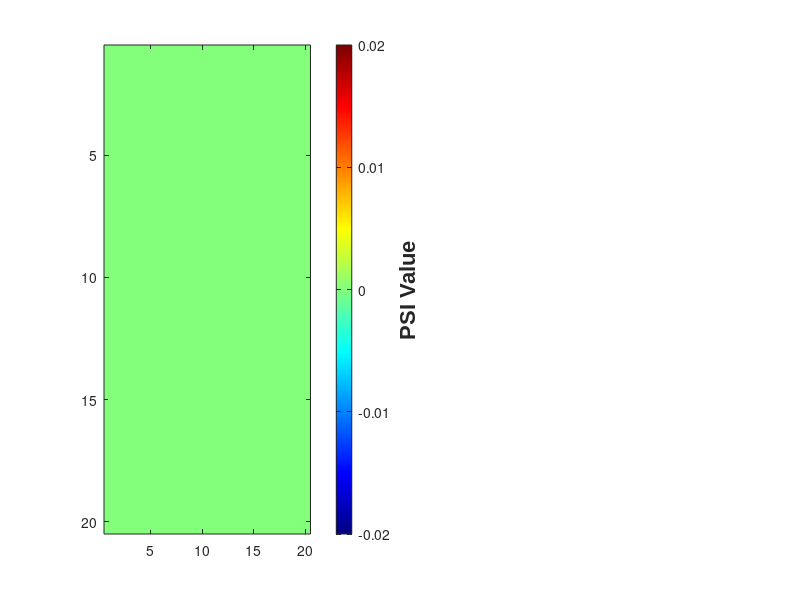

MATLAB code for this plot: (Note: this script raises an error after producing the figure.)
%% Step 3: Organize PSI values by channel pair. 

Condition         = 'OnlyPrior';                                                 % Options: 'OnlyPrior' or 'OnlyPretone' or 'Both'
Frequency_Band    = 'theta';
SNR               = [-11/6, -5/3, 5/3, 11/6, -1.5000, -1.2500, 1.2500, 1.5000];  % Options: any combination of  -11/6, -5/3, -1.5000, -1.2500, 0, 1.2500, 1.5000, 5/3, 11/6; 
animals    = {'MrCassius'};                     % Options: 'MrCassius' and/or 'MrM'
rootdir    = 'C:\Users\Corey Roach\Documents\00_DATA\2025_09_09_PSI_Epoch_Analysis';                                 
sessions   = dir(fullfile(rootdir, '19*'));

% Define the PFC and AC channel labels and generate temporary grids

channels               = arrayfun(@(x) sprintf('ch%02d', x), 3:22, 'UniformOutput', false);
preCueOnset_PSI_grid   = cell(20, 20); 
testToneOnset_PSI_grid = cell(20, 20);

%% Loop through all sessions and sort PSI values by channel-pair 

for i = 1:length(sessions)

    RecDate = sessions(i).name;

    for j = 1:length(animals)
        Animal = animals{j};
        session_path = fullfile(rootdir, RecDate, Animal);

        if exist(session_path, 'dir') % Check if the directory exists
            preCue_file   = dir(fullfile(session_path, ['*', 'preCueOnset_' Frequency_Band '*PSI_data.mat']));
            testTone_file = dir(fullfile(session_path, ['*', 'testToneOnset_' Frequency_Band '*PSI_data.mat']));

            if ~isempty(preCue_file)
                fprintf('Processing session %s:\n', RecDate);
            else
                continue;
            end

      for k = 1:length(preCue_file)

        preCue_filename   = preCue_file(k).name;
        testTone_filename = testTone_file(k).name;

        temp_preCue_dir   = fullfile(session_path, preCue_filename);
        temp_testTone_dir = fullfile(session_path, testTone_filename);

        % Load the .mat file safely
         load(temp_preCue_dir,'PSI_preCueOnset' );
         load(temp_testTone_dir,'PSI_testToneOnset');

        preCue_Matrix     = PSI_preCueOnset.psispctrm; 
        preCue_labels     = PSI_preCueOnset.labelcmb;         
        testTone_Matrix   = PSI_testToneOnset.psispctrm; 
        testTone_labels   = PSI_testToneOnset.labelcmb;       

      end    

           % Populate preCueOnset_PSI_grid with data 

           for rowIdx_1 = 1:size(preCue_Matrix, 1)

            % Extract channel pair from label
            pfcLabel = preCue_labels{rowIdx_1, 1};  % First column: PFC label (e.g., 'D1_PFC_ch05')
            acLabel  = preCue_labels{rowIdx_1, 2};  % Second column: AC label (e.g., 'D3_AC_ch04')

            % Remove the 'D' component and isolate the channel labels
            pfcChannel = regexp(pfcLabel, 'PFC_ch\d+', 'match', 'once');  % Extract PFC channel
            acChannel  = regexp(acLabel, 'AC_ch\d+', 'match', 'once');    % Extract AC channel

            % Find indices in the grid
            pfcIdx = find(strcmp(channels, strrep(pfcChannel, 'PFC_', '')));
            acIdx  = find(strcmp(channels,  strrep(acChannel, 'AC_', '')));

                % Assign the data row to the grid position
                if ~isempty(pfcIdx) && ~isempty(acIdx)
                    if isempty(preCueOnset_PSI_grid{pfcIdx, acIdx})
                    % Initialize the cell with the first row of data
                    preCueOnset_PSI_grid{pfcIdx, acIdx} = preCue_Matrix(rowIdx_1, :);
                    else
                    % Append the new row of data to the existing data
                    preCueOnset_PSI_grid{pfcIdx, acIdx} = [preCueOnset_PSI_grid{pfcIdx, acIdx}; preCue_Matrix(rowIdx_1, :)];
                    end

                end
           end

           % Populate testToneOnset_PSI_grid with data 

           for rowIdx_2 = 1:size(testTone_Matrix, 1)

            % Extract channel pair from label
            pfcLabel = testTone_labels{rowIdx_2, 1};  % First column: PFC label (e.g., 'D1_PFC_ch05')
            acLabel  = testTone_labels{rowIdx_2, 2};  % Second column: AC label (e.g., 'D3_AC_ch04')

            % Remove the 'D' component and isolate the channel labels
            pfcChannel = regexp(pfcLabel, 'PFC_ch\d+', 'match', 'once'); % Extract PFC channel
            acChannel  = regexp(acLabel, 'AC_ch\d+', 'match', 'once');    % Extract AC channel

            % Find indices in the grid
            pfcIdx = find(strcmp(channels, strrep(pfcChannel, 'PFC_', '')));
            acIdx  = find(strcmp(channels, strrep(acChannel, 'AC_', '')));

                % Assign the data row to the grid position
                if ~isempty(pfcIdx) && ~isempty(acIdx)
                    if isempty(testToneOnset_PSI_grid{pfcIdx, acIdx})
                    % Initialize the cell with the first row of data
                    testToneOnset_PSI_grid{pfcIdx, acIdx} = testTone_Matrix(rowIdx_2, :);
                    else
                    % Append the new row of data to the existing data
                    testToneOnset_PSI_grid{pfcIdx, acIdx} = [testToneOnset_PSI_grid{pfcIdx, acIdx}; testTone_Matrix(rowIdx_2, :)];
                    end                 
                end
           end

         end
     end
end

%% Average selected bands to output a single PSI value per channel pair (preCueOnset)


if strcmp(Frequency_Band,'theta') == 1
% Define the range of columns to average
columnRange = 5:8;

% Initialize a new grid to store the averaged values
preCue_averagedGrid = nan(20, 20); % Use NaN to handle empty grid positions

% Loop through each position in the grid
for pfcIdx = 1:20
    for acIdx = 1:20
        % Check if the grid position contains data
        if ~isempty(preCueOnset_PSI_grid{pfcIdx, acIdx})
            % Extract the data matrix for the current position
            dataposition = preCueOnset_PSI_grid{pfcIdx, acIdx};

            % Compute the average of the selected columns
            columnAverage = mean(dataposition(:, columnRange), 'all', 'omitnan');

            % Store the average in the new grid
            preCue_averagedGrid(pfcIdx, acIdx) = columnAverage;
        end
    end
end
end

if strcmp(Frequency_Band,'alpha') == 1
% Define the range of columns to average
columnRange = 9:14;

% Initialize a new grid to store the averaged values
preCue_averagedGrid = nan(20, 20); % Use NaN to handle empty grid positions

% Loop through each position in the grid
for pfcIdx = 1:20
    for acIdx = 1:20
        % Check if the grid position contains data
        if ~isempty(preCueOnset_PSI_grid{pfcIdx, acIdx})
            % Extract the data matrix for the current position
            dataposition = preCueOnset_PSI_grid{pfcIdx, acIdx};

            % Compute the average of the selected columns
            columnAverage = mean(dataposition(:, columnRange), 'all', 'omitnan');

            % Store the average in the new grid
            preCue_averagedGrid(pfcIdx, acIdx) = columnAverage;
        end
    end
end
end

if strcmp(Frequency_Band,'beta') == 1
% Define the range of columns to average
columnRange = 15:30;

% Initialize a new grid to store the averaged values
preCue_averagedGrid = nan(20, 20); % Use NaN to handle empty grid positions

% Loop through each position in the grid
for pfcIdx = 1:20
    for acIdx = 1:20
        % Check if the grid position contains data
        if ~isempty(preCueOnset_PSI_grid{pfcIdx, acIdx})
            % Extract the data matrix for the current position
            dataposition = preCueOnset_PSI_grid{pfcIdx, acIdx};

            % Compute the average of the selected columns
            columnAverage = mean(dataposition(:, columnRange), 'all', 'omitnan');

            % Store the average in the new grid
            preCue_averagedGrid(pfcIdx, acIdx) = columnAverage;
        end
    end
end
end


%% Average selected bands to output a single PSI value per channel pair (testToneOnset)

if strcmp(Frequency_Band,'theta') == 1
% Define the range of columns to average
columnRange = 5:8;

% Initialize a new grid to store the averaged values
testTone_averagedGrid = nan(20, 20); % Use NaN to handle empty grid positions

% Loop through each position in the grid
for pfcIdx = 1:20
    for acIdx = 1:20
        % Check if the grid position contains data
        if ~isempty(testToneOnset_PSI_grid{pfcIdx, acIdx})
            % Extract the data matrix for the current position
            dataposition = testToneOnset_PSI_grid{pfcIdx, acIdx};

            % Compute the average of the selected columns
            columnAverage = mean(dataposition(:, columnRange), 'all', 'omitnan');

            % Store the average in the new grid
            testTone_averagedGrid(pfcIdx, acIdx) = columnAverage;
        end
    end
end
end

if strcmp(Frequency_Band,'alpha') == 1
% Define the range of columns to average
columnRange = 9:14;

% Initialize a new grid to store the averaged values
testTone_averagedGrid = nan(20, 20); % Use NaN to handle empty grid positions

% Loop through each position in the grid
for pfcIdx = 1:20
    for acIdx = 1:20
        % Check if the grid position contains data
        if ~isempty(testToneOnset_PSI_grid{pfcIdx, acIdx})
            % Extract the data matrix for the current position
            dataposition = testToneOnset_PSI_grid{pfcIdx, acIdx};

            % Compute the average of the selected columns
            columnAverage = mean(dataposition(:, columnRange), 'all', 'omitnan');

            % Store the average in the new grid
            testTone_averagedGrid(pfcIdx, acIdx) = columnAverage;
        end
    end
end
end

if strcmp(Frequency_Band,'beta') == 1
% Define the range of columns to average
columnRange = 15:30;

% Initialize a new grid to store the averaged values
testTone_averagedGrid = nan(20, 20); % Use NaN to handle empty grid positions

% Loop through each position in the grid
for pfcIdx = 1:20
    for acIdx = 1:20
        % Check if the grid position contains data
        if ~isempty(testToneOnset_PSI_grid{pfcIdx, acIdx})
            % Extract the data matrix for the current position
            dataposition = testToneOnset_PSI_grid{pfcIdx, acIdx};

            % Compute the average of the selected columns
            columnAverage = mean(dataposition(:, columnRange), 'all', 'omitnan');

            % Store the average in the new grid
            testTone_averagedGrid(pfcIdx, acIdx) = columnAverage;
        end
    end
end
end

%% Plot average PSI 

% Replace NaNs with zero
preCue_averagedGrid(isnan(preCue_averagedGrid)) = 0;
testTone_averagedGrid(isnan(testTone_averagedGrid)) = 0;

% Determine the global color range
globalMin = -0.02;
globalMax = 0.02;

% Clamp values to the global color range
averagedGrid_1_clamped = max(globalMin, min(globalMax, preCue_averagedGrid));
averagedGrid_2_clamped = max(globalMin, min(globalMax, testTone_averagedGrid));

% Plot the first heatmap
figure(1);
subplot(1, 2, 1);
imagesc(averagedGrid_1_clamped);
colormap(jet(256)); % 256 instead of default 64
caxis([globalMin, globalMax]);

% Colorbar formatting
cb1 = colorbar;
ylabel(cb1, 'PSI Value', 'FontSize', 16, 'FontName', 'Arial', 'FontWeight', 'bold');
cb1.Label.Rotation = 270;

% Axes labels
xlabel('AC Channels', 'FontSize', 16, 'FontName', 'Arial', 'FontWeight', 'bold');
ylabel('PFC Channels', 'FontSize', 16, 'FontName', 'Arial', 'FontWeight', 'bold');

% Tick marks and labels (simplified 1:20)
xticks(1:20);
yticks(1:20);
xticklabels(1:20);
yticklabels(1:20);

% Set font for axes ticks
set(gca, 'FontName', 'Arial', 'FontSize', 16, 'FontWeight', 'bold');

axis square;

% Plot the second heatmap
subplot(1, 2, 2);
imagesc(averagedGrid_2_clamped);
colormap(jet(256));
caxis([globalMin, globalMax]);

% Colorbar formatting
cb2 = colorbar;
ylabel(cb2, 'PSI Value', 'FontSize', 16, 'FontName', 'Arial', 'FontWeight', 'bold');
cb2.Label.Rotation = 270;

% Axes labels
xlabel('AC Channels', 'FontSize', 16, 'FontName', 'Arial', 'FontWeight', 'bold');
ylabel('PFC Channels', 'FontSize', 16, 'FontName', 'Arial', 'FontWeight', 'bold');

% Tick marks and labels (simplified 1:20)
xticks(1:20);
yticks(1:20);
xticklabels(1:20);
yticklabels(1:20);

% Set font for axes ticks
set(gca, 'FontName', 'Arial', 'FontSize', 16, 'FontWeight', 'bold');

axis square;


%% Statistics


% Initialize an empty array to store all trials
preCue_all_trials = [];

% Iterate through each cell in preCueOnset_PSI_grid
for i = 1:numel(preCueOnset_PSI_grid)
    % Concatenate the trials from the current cell
    preCue_all_trials = [preCue_all_trials; preCueOnset_PSI_grid{i}];
end

% Initialize an empty array to store all trials
testTone_all_trials = [];

% Iterate through each cell in testToneOnset_PSI_grid
for b = 1:numel(testToneOnset_PSI_grid)
    % Concatenate the trials from the current cell
    testTone_all_trials = [testTone_all_trials; testToneOnset_PSI_grid{i}];
end



%% Band-wise collect all values for each channel pair, and collapse into column

if strcmp(Frequency_Band,'theta') == 1

% Extract columns 5 to 8 and reshape into a single column
preCue_theta = preCue_all_trials(:, 5:8);
preCue_theta = preCue_theta(:);

testTone_theta = testTone_all_trials(:, 5:8);
testTone_theta = testTone_theta(:);

preCue_PFC_2_AC = preCue_theta(preCue_theta > 0);
preCue_AC_2_PFC = preCue_theta(preCue_theta < 0);

testTone_PFC_2_AC = testTone_theta(testTone_theta > 0);
testTone_AC_2_PFC = testTone_theta(testTone_theta < 0);

end

%% plotting histogram 

%[~, bins] = hist([preCue_PFC_2_AC; abs(preCue_AC_2_PFC); testTone_PFC_2_AC; abs(testTone_AC_2_PFC)], 100);
load('C:\Users\Corey Roach\Documents\00_DATA\bins.mat')

% Compute histograms for each dataset
posCounts_1 = hist(preCue_PFC_2_AC, bins);
negCounts_1 = hist(abs(preCue_AC_2_PFC), bins);
posCounts_2 = hist(testTone_PFC_2_AC, bins);
negCounts_2 = hist(abs(testTone_AC_2_PFC), bins);

% Normalize counts to percentages
posCounts_1 = posCounts_1 / sum(posCounts_1) * 100;
negCounts_1 = negCounts_1 / sum(negCounts_1) * 100;
posCounts_2 = posCounts_2 / sum(posCounts_2) * 100;
negCounts_2 = negCounts_2 / sum(negCounts_2) * 100;

% Plot histograms

figure(2);

hold on;
% Condition 1: Red (Positive) & Soft Red (Negative)
bar(bins,   posCounts_1,   'FaceColor', [1, 0.6, 0.6], 'FaceAlpha', 0.5,'EdgeColor', 'k', 'BarWidth', 1);  % Soft Red with black edges;                    % Red with black edges
bar(-bins,  -negCounts_1,  'FaceColor', [0.6, 0.6, 1], 'FaceAlpha', 0.5, 'EdgeColor', 'k', 'BarWidth', 1); % Soft Blue with black edges


% Labels and Legend
xlabel('PSI Value');
ylabel('Proportion of Sites');
% xlim([-.15 .15])
axis([-.03 .03 -100 100]) 
leg = legend({'Top-down  Direction', 'Bottom-up Direction'}, 'Location', 'SouthEast');
set(leg, 'FontSize', 12); % Reduce legend font size

% Improve aesthetics
set(gca, 'FontSize', 18, 'LineWidth', 1.5); % Keep axis font size at 18
box on;
hold off;

figure(3)

hold on 
bar(bins,   posCounts_2,   'FaceColor', [1, 0.6, 0.6], 'FaceAlpha', 0.5,'EdgeColor', 'k', 'BarWidth', 1);  % Soft Red with black edges;                    % Red with black edges
bar(-bins,  -negCounts_2,  'FaceColor', [0.6, 0.6, 1], 'FaceAlpha', 0.5, 'EdgeColor', 'k', 'BarWidth', 1); % Soft Blue with black edges

% Labels and Legend
xlabel('PSI Value', 'FontSize', 18);
ylabel('Proportion of Sites', 'FontSize', 18);
axis([-.03 .03 -100 100]) 

% Set legend and adjust its font size
leg = legend({'Top-down  Direction', 'Bottom-up Direction'}, 'Location', 'SouthEast');
set(leg, 'FontSize', 12); % Reduce legend font size

% Improve aesthetics
set(gca, 'FontSize', 18, 'LineWidth', 1.5); % Keep axis font size at 18
box on;
hold off;

% 
% %% Statistics
% 
% % Assuming preCue and testTone are both 20x20 cell arrays
% % and each cell contains a struct with numeric fields
% 
% 
% subtracted_PSI_grid = cell(size(preCueOnset_PSI_grid)); % Preallocate
% 
% for i = 1:size(preCueOnset_PSI_grid, 1)
%     for j = 1:size(preCueOnset_PSI_grid, 2)
%         subtracted_PSI_grid{i, j} = testToneOnset_PSI_grid{i, j} - preCueOnset_PSI_grid{i, j};
%     end
% end
% 
% 
% subtracted_all_trials = [];
% 
% % Iterate through each cell in preCueOnset_PSI_grid
% for i = 1:numel(preCueOnset_PSI_grid)
%     % Concatenate the trials from the current cell
%    subtracted_all_trials = [subtracted_all_trials; subtracted_PSI_grid{i}];
% end
% 
% % Extract columns 5 to 8 and reshape into a single column
% diff_theta = subtracted_all_trials(:, 5:8);
% diff_theta = diff_theta(:);
% 
% diff_PFC_2_AC = preCue_theta(preCue_theta > 0);
% diff_AC_2_PFC = preCue_theta(preCue_theta < 0);



% %% Plot average PSI 
% 
% % Replace NaNs with zero
% preCue_averagedGrid(isnan(preCue_averagedGrid)) = 0;
% testTone_averagedGrid(isnan(testTone_averagedGrid)) = 0;
% 
% % Determine the global color range
% globalMin = -0.015;
% globalMax = 0.015;
% 
% % Clamp values to the global color range
% averagedGrid_1_clamped = max(globalMin, min(globalMax, preCue_averagedGrid));
% averagedGrid_2_clamped = max(globalMin, min(globalMax, testTone_averagedGrid));
% 
% % Plot the first heatmap
% figure(1);
% subplot(1, 2, 1);
% imagesc(averagedGrid_1_clamped);
% colormap(jet(256)); % 256 instead of default 64
% caxis([globalMin, globalMax]);
% 
% % Colorbar formatting
% cb1 = colorbar;
% ylabel(cb1, 'PSI Value', 'FontSize', 16, 'FontName', 'Arial', 'FontWeight', 'bold');
% cb1.Label.Rotation = 270;
% 
% % Axes labels
% xlabel('AC Channels', 'FontSize', 16, 'FontName', 'Arial', 'FontWeight', 'bold');
% ylabel('PFC Channels', 'FontSize', 16, 'FontName', 'Arial', 'FontWeight', 'bold');
% 
% % Tick marks and labels (simplified 1:20)
% xticks(1:20);
% yticks(1:20);
% xticklabels(1:20);
% yticklabels(1:20);
% 
% % Set font for axes ticks
% set(gca, 'FontName', 'Arial', 'FontSize', 16, 'FontWeight', 'bold');
% 
% axis square;
% 
% % Plot the second heatmap
% subplot(1, 2, 2);
% imagesc(averagedGrid_2_clamped);
% colormap(jet(256));
% caxis([globalMin, globalMax]);
% 
% % Colorbar formatting
% cb2 = colorbar;
% ylabel(cb2, 'PSI Value', 'FontSize', 16, 'FontName', 'Arial', 'FontWeight', 'bold');
% cb2.Label.Rotation = 270;
% 
% % Axes labels
% xlabel('AC Channels', 'FontSize', 16, 'FontName', 'Arial', 'FontWeight', 'bold');
% ylabel('PFC Channels', 'FontSize', 16, 'FontName', 'Arial', 'FontWeight', 'bold');
% 
% % Tick marks and labels (simplified 1:20)
% xticks(1:20);
% yticks(1:20);
% xticklabels(1:20);
% yticklabels(1:20);
% 
% % Set font for axes ticks
% set(gca, 'FontName', 'Arial', 'FontSize', 16, 'FontWeight', 'bold');
% 
% axis square;
